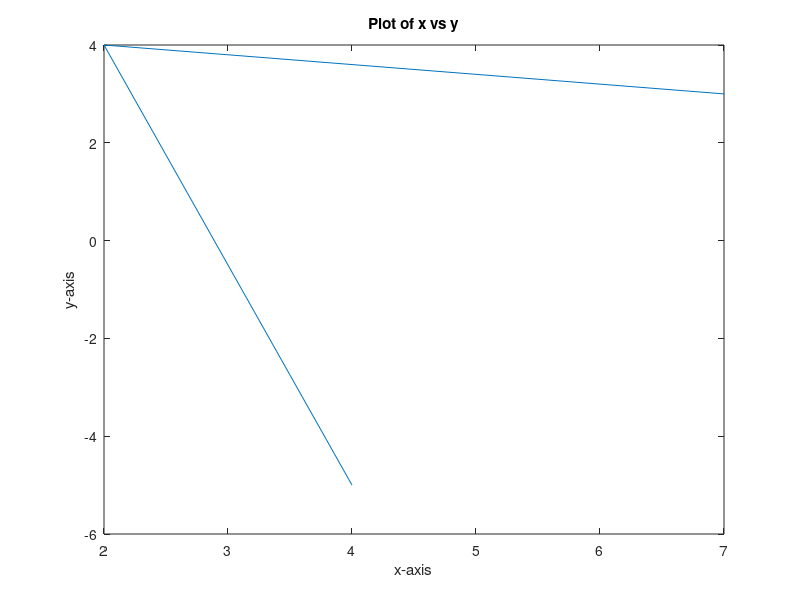
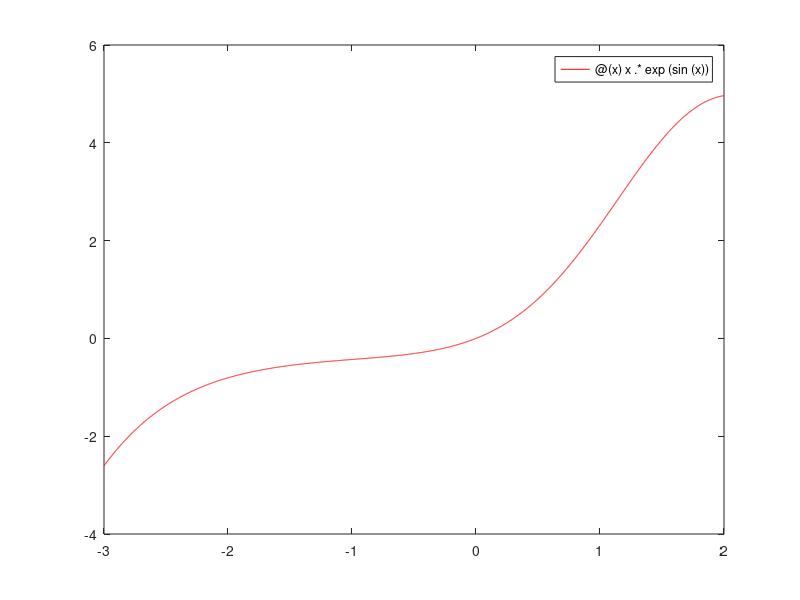
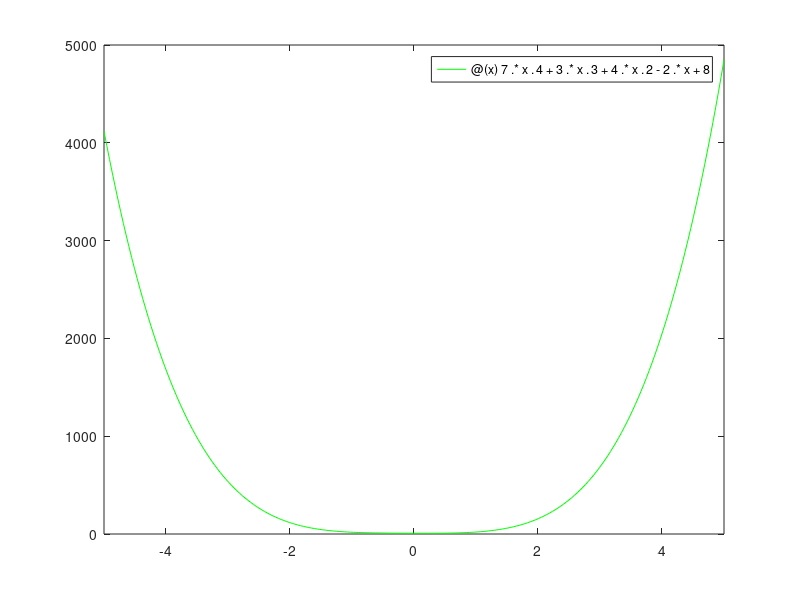

These figures' MATLAB source, in order:
clc
clear
% Iseseisev töö nr. 1

disp("Ülesanne 1.")
fprintf('a) %.4e\n', 2^(4^3)        );
fprintf('b) %.4f\n', (2^4)^3        );
fprintf('c) %.4f\n', log(cos(10^0)) );
fprintf('d) %.4f\n\n', log10(-pi)   );

disp("Ülesanne 2.")
fprintf('a) %.4f\n', 5*sqrt(3)/8 + 15*(1/13 - 2/(5*4^3) - 1/(8*2^5)) );
fprintf('b) %.4f\n\n', sqrt(2 + sqrt(2 + sqrt(2 + sqrt(2)))) );

disp("Ülesanne 3.")
tic
(-64.)^(1/3)    % NOTE: What????
toc
%{ 
EDIT: See konkreetne sytnax loeb arvu -64 kui kompleksarvu 
ning avaldab selle järgmisel kujul:
     -64 = 64 * (-1 + 0j) = 64 * (cos(pi) + i*sin(pi)) .
Kuna antud arv on võetud ka astmesse, siis tuleb rakendada
de Moivre valemit
     z^n = r^n * (cos(n*phi) + i*sin(n*phi))
ehk
     z^n = 64^(1/3)*(cos(pi/3) + i*sin(pi/3)) =
         = 4 * (1/2 + i*sqrt(3)/2) = 
         = 2 + 2*sqrt(3)*i = 2 + 3.4641*i
%}

tic
-64.^(1/3)      % Normaalne viis. Kõige kiirem.
toc

tic
nthroot(-64, 3)
toc
fprintf("\n");

disp("Ülesanne 4.")
r = 3;
h = 13;
V = pi*(r^2)*h
fprintf("\n");

disp("Ülesanne 5.")
x4  = 4.0;
mn_ = 2.0;
pi  = 3;
%_x7 = 7.0;
y2z = 2.0;
%3y = 3.0;
fprintf("[OK] x4\n");
fprintf("[OK] mn_\n");
fprintf("[OK] pi\n");
fprintf("[X]  _x7\n");
fprintf("[OK] y2z\n");
fprintf("[X]  3y\n\n");

disp("Ülesanne 6.")
disp(1:6)      % võib ka lic [1:6]
disp(5:9)      % [5:9]
disp(1:3:10)   % [1:3:10]
disp(3:2:14)   % [3:2:14]
fprintf("\n");

disp("Ülesanne 7.")
disp("y = linspace(x1,x2) tagastab rea vektori, mis koosneb 100 ühtlaselt jaotatud punktist vahemikus x1 kuni x2.")
disp("y = linspace(x1,x2,n) genereerib n punkti. Punktide vahe on (x2-x1)/(n-1).")
fprintf("\n");

disp("Ülesanne 8.")
linspace(1,4,2)
linspace(1,4,6)
fprintf("\n");

disp("Ülesanne 9.")
disp("a ^ 3  - astendamine")
disp("a .^ 3 - komponentide kaupa astendamine")
fprintf("\n");

disp("Ülesanne 10.")
sum = 0.0;
for i = 1:51    % 2n-1=101 --> 2n=102 --> n=51
    sum = sum + 1/(2*i-1);
end
sum
fprintf("\n");

disp("Ülesanne 11.")
alpha = [0., 30., 45., 60., 90.];
for j = 1:length(alpha)
    disp( (sin(alpha(j)))^2 + (cos(alpha(j)))^2 == 1 )
end
fprintf("\n");

disp("Ülesanne 12.")
A = [ 4. -1. 3. 10.
      0.  7. 9. 12.
     21. -6. 2.  8.];

B = [15. -12.  0.  4.
      1.   6. -3.  1.
     -5.   5.  14.  20.]; 

C = [-4.   7.  3. 11.
     31. -18. -2.  4.
     70.   1.  2. 22.];

(5*A - 8*B) * transpose(C)
fprintf("\n");

disp("Ülesanne 13.")
[0, 1; 2, 3]^2
[0, 1; 2, 3].^2
fprintf("\n");

disp("Ülesanne 14.")
clear A B 
A = [1. -1.  3. 0.
     2.  0. -1. 2.];

B = [4. 2. -1. 2.
     3. 1.  5. 0.];

disp("A+B")
disp(A+B)
disp("A.*B")
disp(A.*B)
disp("A/B")
disp(A/B)
disp("A./B")
disp(A./B)
disp("A.^B")
disp(A.^B)
fprintf("\n");

disp("Ülesanne 15.")
clear A B
A = [1  5; 12 7; 4 3]
B = [-9 2 9; 15 6 11]

%C = A*B;
%fprintf('a) C = A*B %.4f\n', C);
%fprintf('b) C^T, C^-1, det(C) %.4f\n', C);

disp("a) C = A*B")
C = A*B

disp("b) C^T")
transpose(C)

disp("C^-1")
inv(C)    % NOTE: Pöördmaatriksit vist ei leidu.

disp("det(C)")
det(C)

fprintf("\nc) a_22 - 6b_13\n");
A(2,2) - 6*B(1,3)
fprintf("\n");


disp("Ülesanne 16.")
a = [4, 3 , -5, 6];
b = [8; -2; 1; 9];
fprintf('a*b = %.f \n\n', a*b);

disp("Ülesanne 17.")
clear A
A = [1 2 3 4 5 6 7; 9 7 5 3 1 -1 -3; 4 8 16 32 64 128 256]

%Alternatiivselt
A = zeros(3, 7);
for n = 1:7
    A(1, n) = n;
    A(2, n) = 9-2*(n-1);
    A(3, n) = 2^(2+(n-1));
end
A
fprintf("\n");

disp("Ülesanne 18.")
clear A
A = [ 5.  6. -2. 10.  4.  7.
      8.  1.  3.  0. -9. 12.
     -6.  5.  7. 24. 41.  5.
      3. -3. 15. -6.  2. -7.
      0. 41.  9. -1.  3.  8.];

A(4, 3)
A(4, :)
A(:, 2)
fprintf("\n");

disp("Ülesanne 19.")
a = rand(1)
b = rand(1)

disp('a)')
disp(a^3 * sqrt(b))

disp('b)')
disp( nthroot(a, 5) / (b - 3*log(a)) )
fprintf("\n");

disp("Ülesanne 20.")
disp("I = eye(n) tagastab n x n ühikmaatriksi, mille peadiagonaalil on ühed ja mujal nullid.")
disp("Suurus n on maatriksi ridade ja veergude arv. Samuti ka ühtede arv peadiagonaalil.")
fprintf("\n");

disp("Ülesanne 21.")
y = @(x) 7.*x.^4 + 3.*x.^3 + 4.*x.^2 - 2.*x + 8   % warning-free version
%y = @(x) 7*x^4 + 3*x^3 + 4*x^2 - 2*x + 8         % "improper vectorization"
figure(3)
fplot(y, [-5, 5], 'green')

disp("Ülesanne 22.")
x = [4 2 7]
y = [-5 4 3]
figure(1)
plot(x, y)
xlabel('x-axis')
ylabel('y-axis')
title('Plot of x vs y')

disp("Ülesanne 23.")
clear pi
pi = 4.0*atan(1.0);
x = 0:pi/100:2*pi;
y = @(x) x .* exp(sin(x)); 
figure(2)
fplot(y, [-3, 2], 'red')